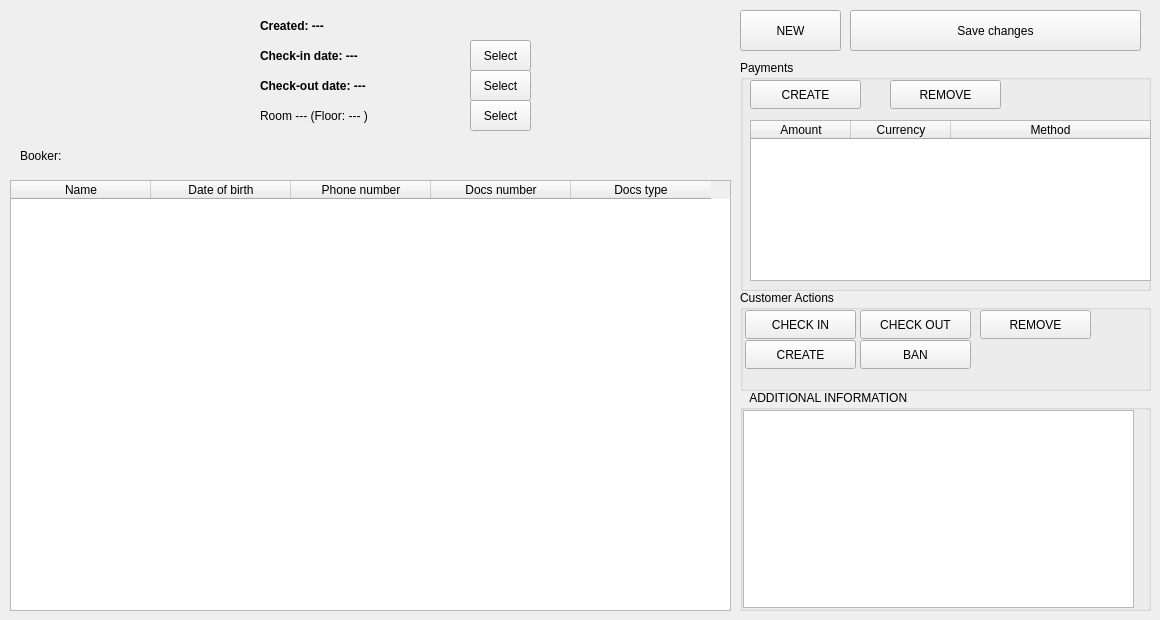
    <widget class="QWidget" name="tab">
     <attribute name="title">
      <string>Booking</string>
     </attribute>
     <widget class="QLabel" name="label">
      <property name="geometry">
       <rect>
        <x>10</x>
        <y>10</y>
        <width>241</width>
        <height>61</height>
       </rect>
      </property>
      <property name="palette">
       <palette>
        <active>
         <colorrole role="WindowText">
          <brush brushstyle="SolidPattern">
           <color alpha="255">
            <red>0</red>
            <green>0</green>
            <blue>0</blue>
           </color>
          </brush>
         </colorrole>
         <colorrole role="Button">
          <brush brushstyle="SolidPattern">
           <color alpha="0">
            <red>85</red>
            <green>0</green>
            <blue>255</blue>
           </color>
          </brush>
         </colorrole>
         <colorrole role="Light">
          <brush brushstyle="SolidPattern">
           <color alpha="0">
            <red>170</red>
            <green>127</green>
            <blue>255</blue>
           </color>
          </brush>
         </colorrole>
         <colorrole role="Midlight">
          <brush brushstyle="SolidPattern">
           <color alpha="0">
            <red>127</red>
            <green>63</green>
            <blue>255</blue>
           </color>
          </brush>
         </colorrole>
         <colorrole role="Dark">
          <brush brushstyle="SolidPattern">
           <color alpha="0">
            <red>42</red>
            <green>0</green>
            <blue>127</blue>
           </color>
          </brush>
         </colorrole>
         <colorrole role="Mid">
          <brush brushstyle="SolidPattern">
           <color alpha="0">
            <red>57</red>
            <green>0</green>
            <blue>170</blue>
           </color>
          </brush>
         </colorrole>
         <colorrole role="Text">
          <brush brushstyle="SolidPattern">
           <color alpha="255">
            <red>0</red>
            <green>0</green>
            <blue>0</blue>
           </color>
          </brush>
         </colorrole>
         <colorrole role="BrightText">
          <brush brushstyle="SolidPattern">
           <color alpha="255">
            <red>255</red>
            <green>255</green>
            <blue>255</blue>
           </color>
          </brush>
         </colorrole>
         <colorrole role="ButtonText">
          <brush brushstyle="SolidPattern">
           <color alpha="255">
            <red>0</red>
            <green>0</green>
            <blue>0</blue>
           </color>
          </brush>
         </colorrole>
         <colorrole role="Base">
          <brush brushstyle="SolidPattern">
           <color alpha="255">
            <red>255</red>
            <green>255</green>
            <blue>255</blue>
           </color>
          </brush>
         </colorrole>
         <colorrole role="Window">
          <brush brushstyle="SolidPattern">
           <color alpha="0">
            <red>85</red>
            <green>0</green>
            <blue>255</blue>
           </color>
          </brush>
         </colorrole>
         <colorrole role="Shadow">
          <brush brushstyle="SolidPattern">
           <color alpha="255">
            <red>0</red>
            <green>0</green>
            <blue>0</blue>
           </color>
          </brush>
         </colorrole>
         <colorrole role="AlternateBase">
          <brush brushstyle="SolidPattern">
           <color alpha="127">
            <red>170</red>
            <green>127</green>
            <blue>255</blue>
           </color>
          </brush>
         </colorrole>
         <colorrole role="ToolTipBase">
          <brush brushstyle="SolidPattern">
           <color alpha="255">
            <red>255</red>
            <green>255</green>
            <blue>220</blue>
           </color>
          </brush>
         </colorrole>
         <colorrole role="ToolTipText">
          <brush brushstyle="SolidPattern">
           <color alpha="255">
            <red>0</red>
            <green>0</green>
            <blue>0</blue>
           </color>
          </brush>
         </colorrole>
         <colorrole role="PlaceholderText">
          <brush brushstyle="SolidPattern">
           <color alpha="127">
            <red>0</red>
            <green>0</green>
            <blue>0</blue>
           </color>
          </brush>
         </colorrole>
         <colorrole role="Accent">
          <brush brushstyle="SolidPattern">
           <color alpha="255">
            <red>255</red>
            <green>255</green>
            <blue>255</blue>
           </color>
          </brush>
         </colorrole>
        </active>
        <inactive>
         <colorrole role="WindowText">
          <brush brushstyle="SolidPattern">
           <color alpha="255">
            <red>0</red>
            <green>0</green>
            <blue>0</blue>
           </color>
          </brush>
         </colorrole>
         <colorrole role="Button">
          <brush brushstyle="SolidPattern">
           <color alpha="0">
            <red>85</red>
            <green>0</green>
            <blue>255</blue>
           </color>
          </brush>
         </colorrole>
         <colorrole role="Light">
          <brush brushstyle="SolidPattern">
           <color alpha="0">
            <red>170</red>
            <green>127</green>
            <blue>255</blue>
           </color>
          </brush>
         </colorrole>
         <colorrole role="Midlight">
          <brush brushstyle="SolidPattern">
           <color alpha="0">
            <red>127</red>
            <green>63</green>
            <blue>255</blue>
           </color>
          </brush>
         </colorrole>
         <colorrole role="Dark">
          <brush brushstyle="SolidPattern">
           <color alpha="0">
            <red>42</red>
            <green>0</green>
            <blue>127</blue>
           </color>
          </brush>
         </colorrole>
         <colorrole role="Mid">
          <brush brushstyle="SolidPattern">
           <color alpha="0">
            <red>57</red>
            <green>0</green>
            <blue>170</blue>
           </color>
          </brush>
         </colorrole>
         <colorrole role="Text">
          <brush brushstyle="SolidPattern">
           <color alpha="255">
            <red>0</red>
            <green>0</green>
            <blue>0</blue>
           </color>
          </brush>
         </colorrole>
         <colorrole role="BrightText">
          <brush brushstyle="SolidPattern">
           <color alpha="255">
            <red>255</red>
            <green>255</green>
            <blue>255</blue>
           </color>
          </brush>
         </colorrole>
         <colorrole role="ButtonText">
          <brush brushstyle="SolidPattern">
           <color alpha="255">
            <red>0</red>
            <green>0</green>
            <blue>0</blue>
           </color>
          </brush>
         </colorrole>
         <colorrole role="Base">
          <brush brushstyle="SolidPattern">
           <color alpha="255">
            <red>255</red>
            <green>255</green>
            <blue>255</blue>
           </color>
          </brush>
         </colorrole>
         <colorrole role="Window">
          <brush brushstyle="SolidPattern">
           <color alpha="0">
            <red>85</red>
            <green>0</green>
            <blue>255</blue>
           </color>
          </brush>
         </colorrole>
         <colorrole role="Shadow">
          <brush brushstyle="SolidPattern">
           <color alpha="255">
            <red>0</red>
            <green>0</green>
            <blue>0</blue>
           </color>
          </brush>
         </colorrole>
         <colorrole role="AlternateBase">
          <brush brushstyle="SolidPattern">
           <color alpha="127">
            <red>170</red>
            <green>127</green>
            <blue>255</blue>
           </color>
          </brush>
         </colorrole>
         <colorrole role="ToolTipBase">
          <brush brushstyle="SolidPattern">
           <color alpha="255">
            <red>255</red>
            <green>255</green>
            <blue>220</blue>
           </color>
          </brush>
         </colorrole>
         <colorrole role="ToolTipText">
          <brush brushstyle="SolidPattern">
           <color alpha="255">
            <red>0</red>
            <green>0</green>
            <blue>0</blue>
           </color>
          </brush>
         </colorrole>
         <colorrole role="PlaceholderText">
          <brush brushstyle="SolidPattern">
           <color alpha="127">
            <red>0</red>
            <green>0</green>
            <blue>0</blue>
           </color>
          </brush>
         </colorrole>
         <colorrole role="Accent">
          <brush brushstyle="SolidPattern">
           <color alpha="255">
            <red>255</red>
            <green>255</green>
            <blue>255</blue>
           </color>
          </brush>
         </colorrole>
        </inactive>
        <disabled>
         <colorrole role="WindowText">
          <brush brushstyle="SolidPattern">
           <color alpha="0">
            <red>42</red>
            <green>0</green>
            <blue>127</blue>
           </color>
          </brush>
         </colorrole>
         <colorrole role="Button">
          <brush brushstyle="SolidPattern">
           <color alpha="0">
            <red>85</red>
            <green>0</green>
            <blue>255</blue>
           </color>
          </brush>
         </colorrole>
         <colorrole role="Light">
          <brush brushstyle="SolidPattern">
           <color alpha="0">
            <red>170</red>
            <green>127</green>
            <blue>255</blue>
           </color>
          </brush>
         </colorrole>
         <colorrole role="Midlight">
          <brush brushstyle="SolidPattern">
           <color alpha="0">
            <red>127</red>
            <green>63</green>
            <blue>255</blue>
           </color>
          </brush>
         </colorrole>
         <colorrole role="Dark">
          <brush brushstyle="SolidPattern">
           <color alpha="0">
            <red>42</red>
            <green>0</green>
            <blue>127</blue>
           </color>
          </brush>
         </colorrole>
         <colorrole role="Mid">
          <brush brushstyle="SolidPattern">
           <color alpha="0">
            <red>57</red>
            <green>0</green>
            <blue>170</blue>
           </color>
          </brush>
         </colorrole>
         <colorrole role="Text">
          <brush brushstyle="SolidPattern">
           <color alpha="0">
            <red>42</red>
            <green>0</green>
            <blue>127</blue>
           </color>
          </brush>
         </colorrole>
         <colorrole role="BrightText">
          <brush brushstyle="SolidPattern">
           <color alpha="255">
            <red>255</red>
            <green>255</green>
            <blue>255</blue>
           </color>
          </brush>
         </colorrole>
         <colorrole role="ButtonText">
          <brush brushstyle="SolidPattern">
           <color alpha="0">
            <red>42</red>
            <green>0</green>
            <blue>127</blue>
           </color>
          </brush>
         </colorrole>
         <colorrole role="Base">
          <brush brushstyle="SolidPattern">
           <color alpha="0">
            <red>85</red>
            <green>0</green>
            <blue>255</blue>
           </color>
          </brush>
         </colorrole>
         <colorrole role="Window">
          <brush brushstyle="SolidPattern">
           <color alpha="0">
            <red>85</red>
            <green>0</green>
            <blue>255</blue>
           </color>
          </brush>
         </colorrole>
         <colorrole role="Shadow">
          <brush brushstyle="SolidPattern">
           <color alpha="255">
            <red>0</red>
            <green>0</green>
            <blue>0</blue>
           </color>
          </brush>
         </colorrole>
         <colorrole role="AlternateBase">
          <brush brushstyle="SolidPattern">
           <color alpha="0">
            <red>85</red>
            <green>0</green>
            <blue>255</blue>
           </color>
          </brush>
         </colorrole>
         <colorrole role="ToolTipBase">
          <brush brushstyle="SolidPattern">
           <color alpha="255">
            <red>255</red>
            <green>255</green>
            <blue>220</blue>
           </color>
          </brush>
         </colorrole>
         <colorrole role="ToolTipText">
          <brush brushstyle="SolidPattern">
           <color alpha="255">
            <red>0</red>
            <green>0</green>
            <blue>0</blue>
           </color>
          </brush>
         </colorrole>
         <colorrole role="PlaceholderText">
          <brush brushstyle="SolidPattern">
           <color alpha="0">
            <red>42</red>
            <green>0</green>
            <blue>127</blue>
           </color>
          </brush>
         </colorrole>
         <colorrole role="Accent">
          <brush brushstyle="SolidPattern">
           <color alpha="0">
            <red>136</red>
            <green>76</green>
            <blue>255</blue>
           </color>
          </brush>
         </colorrole>
        </disabled>
       </palette>
      </property>
      <property name="font">
       <font>
        <family>Nirmala UI</family>
        <pointsize>25</pointsize>
       </font>
      </property>
      <property name="text">
       <string/>
      </property>
      <property name="textInteractionFlags">
       <set>Qt::TextInteractionFlag::LinksAccessibleByMouse|Qt::TextInteractionFlag::TextSelectableByMouse</set>
      </property>
     </widget>
     <widget class="QLabel" name="label_3">
      <property name="geometry">
       <rect>
        <x>20</x>
        <y>140</y>
        <width>61</width>
        <height>31</height>
       </rect>
      </property>
      <property name="text">
       <string>Booker:</string>
      </property>
     </widget>
     <widget class="QTableWidget" name="tableWidget">
      <property name="geometry">
       <rect>
        <x>10</x>
        <y>180</y>
        <width>721</width>
        <height>431</height>
       </rect>
      </property>
      <property name="sizePolicy">
       <sizepolicy hsizetype="Expanding" vsizetype="Expanding">
        <horstretch>16</horstretch>
        <verstretch>0</verstretch>
       </sizepolicy>
      </property>
      <property name="maximumSize">
       <size>
        <width>1141</width>
        <height>16777215</height>
       </size>
      </property>
      <property name="sortingEnabled">
       <bool>false</bool>
      </property>
      <property name="wordWrap">
       <bool>true</bool>
      </property>
      <property name="rowCount">
       <number>0</number>
      </property>
      <attribute name="horizontalHeaderVisible">
       <bool>true</bool>
      </attribute>
      <attribute name="horizontalHeaderCascadingSectionResizes">
       <bool>true</bool>
      </attribute>
      <attribute name="horizontalHeaderMinimumSectionSize">
       <number>80</number>
      </attribute>
      <attribute name="horizontalHeaderDefaultSectionSize">
       <number>140</number>
      </attribute>
      <attribute name="horizontalHeaderShowSortIndicator" stdset="0">
       <bool>false</bool>
      </attribute>
      <attribute name="horizontalHeaderStretchLastSection">
       <bool>false</bool>
      </attribute>
      <attribute name="verticalHeaderVisible">
       <bool>true</bool>
      </attribute>
      <attribute name="verticalHeaderCascadingSectionResizes">
       <bool>false</bool>
      </attribute>
      <attribute name="verticalHeaderStretchLastSection">
       <bool>false</bool>
      </attribute>
      <column>
       <property name="text">
        <string>Name</string>
       </property>
      </column>
      <column>
       <property name="text">
        <string>Date of birth</string>
       </property>
      </column>
      <column>
       <property name="text">
        <string>Phone number</string>
       </property>
      </column>
      <column>
       <property name="text">
        <string>Docs number</string>
       </property>
      </column>
      <column>
       <property name="text">
        <string>Docs type</string>
       </property>
      </column>
     </widget>
     <widget class="QLabel" name="label_4">
      <property name="geometry">
       <rect>
        <x>260</x>
        <y>10</y>
        <width>211</width>
        <height>31</height>
       </rect>
      </property>
      <property name="font">
       <font>
        <bold>true</bold>
       </font>
      </property>
      <property name="text">
       <string>Created: ---</string>
      </property>
     </widget>
     <widget class="QLabel" name="label_5">
      <property name="geometry">
       <rect>
        <x>260</x>
        <y>70</y>
        <width>281</width>
        <height>31</height>
       </rect>
      </property>
      <property name="font">
       <font>
        <bold>true</bold>
       </font>
      </property>
      <property name="text">
       <string>Check-out date: ---</string>
      </property>
     </widget>
     <widget class="QLabel" name="label_2">
      <property name="geometry">
       <rect>
        <x>80</x>
        <y>146</y>
        <width>651</width>
        <height>20</height>
       </rect>
      </property>
      <property name="font">
       <font>
        <italic>false</italic>
        <bold>true</bold>
        <underline>false</underline>
        <strikeout>false</strikeout>
       </font>
      </property>
      <property name="text">
       <string/>
      </property>
     </widget>
     <widget class="QGroupBox" name="groupBox">
      <property name="geometry">
       <rect>
        <x>740</x>
        <y>290</y>
        <width>411</width>
        <height>101</height>
       </rect>
      </property>
      <property name="title">
       <string>Customer Actions</string>
      </property>
      <widget class="QPushButton" name="pushButton_2">
       <property name="geometry">
        <rect>
         <x>5</x>
         <y>20</y>
         <width>111</width>
         <height>29</height>
        </rect>
       </property>
       <property name="text">
        <string>CHECK IN</string>
       </property>
      </widget>
      <widget class="QPushButton" name="pushButton_3">
       <property name="geometry">
        <rect>
         <x>120</x>
         <y>20</y>
         <width>111</width>
         <height>29</height>
        </rect>
       </property>
       <property name="text">
        <string>CHECK OUT</string>
       </property>
      </widget>
      <widget class="QPushButton" name="pushButton_4">
       <property name="geometry">
        <rect>
         <x>240</x>
         <y>20</y>
         <width>111</width>
         <height>29</height>
        </rect>
       </property>
       <property name="text">
        <string>REMOVE</string>
       </property>
      </widget>
      <widget class="QPushButton" name="pushButton_5">
       <property name="geometry">
        <rect>
         <x>5</x>
         <y>50</y>
         <width>111</width>
         <height>29</height>
        </rect>
       </property>
       <property name="text">
        <string>CREATE</string>
       </property>
      </widget>
      <widget class="QPushButton" name="pushButton_6">
       <property name="geometry">
        <rect>
         <x>120</x>
         <y>50</y>
         <width>111</width>
         <height>29</height>
        </rect>
       </property>
       <property name="text">
        <string>BAN</string>
       </property>
      </widget>
     </widget>
     <widget class="QPushButton" name="pushButton">
      <property name="geometry">
       <rect>
        <x>850</x>
        <y>10</y>
        <width>291</width>
        <height>41</height>
       </rect>
      </property>
      <property name="text">
       <string>Save changes</string>
      </property>
     </widget>
     <widget class="QLabel" name="label_7">
      <property name="geometry">
       <rect>
        <x>260</x>
        <y>40</y>
        <width>281</width>
        <height>31</height>
       </rect>
      </property>
      <property name="font">
       <font>
        <bold>true</bold>
       </font>
      </property>
      <property name="text">
       <string>Check-in date: ---</string>
      </property>
     </widget>
     <widget class="QGroupBox" name="groupBox_2">
      <property name="geometry">
       <rect>
        <x>740</x>
        <y>390</y>
        <width>411</width>
        <height>221</height>
       </rect>
      </property>
      <property name="title">
       <string>   ADDITIONAL INFORMATION</string>
      </property>
      <widget class="QTextEdit" name="textEdit">
       <property name="geometry">
        <rect>
         <x>3</x>
         <y>20</y>
         <width>391</width>
         <height>198</height>
        </rect>
       </property>
      </widget>
     </widget>
     <widget class="QGroupBox" name="groupBox_3">
      <property name="geometry">
       <rect>
        <x>740</x>
        <y>60</y>
        <width>411</width>
        <height>231</height>
       </rect>
      </property>
      <property name="title">
       <string>Payments</string>
      </property>
      <widget class="QTableWidget" name="tableWidget_2">
       <property name="geometry">
        <rect>
         <x>10</x>
         <y>60</y>
         <width>401</width>
         <height>161</height>
        </rect>
       </property>
       <property name="rowCount">
        <number>0</number>
       </property>
       <attribute name="horizontalHeaderStretchLastSection">
        <bool>true</bool>
       </attribute>
       <column>
        <property name="text">
         <string>Amount</string>
        </property>
       </column>
       <column>
        <property name="text">
         <string>Currency</string>
        </property>
       </column>
       <column>
        <property name="text">
         <string>Method</string>
        </property>
       </column>
      </widget>
      <widget class="QPushButton" name="pushButton_8">
       <property name="geometry">
        <rect>
         <x>10</x>
         <y>20</y>
         <width>111</width>
         <height>29</height>
        </rect>
       </property>
       <property name="text">
        <string>CREATE</string>
       </property>
      </widget>
      <widget class="QPushButton" name="pushButton_9">
       <property name="geometry">
        <rect>
         <x>150</x>
         <y>20</y>
         <width>111</width>
         <height>29</height>
        </rect>
       </property>
       <property name="text">
        <string>REMOVE</string>
       </property>
      </widget>
     </widget>
     <widget class="QLabel" name="label_10">
      <property name="geometry">
       <rect>
        <x>260</x>
        <y>100</y>
        <width>281</width>
        <height>31</height>
       </rect>
      </property>
      <property name="text">
       <string>Room --- (Floor: --- )</string>
      </property>
     </widget>
     <widget class="QPushButton" name="pushButton_7">
      <property name="geometry">
       <rect>
        <x>740</x>
        <y>10</y>
        <width>101</width>
        <height>41</height>
       </rect>
      </property>
      <property name="text">
       <string>NEW</string>
      </property>
     </widget>
     <widget class="QPushButton" name="pushButton_10">
      <property name="geometry">
       <rect>
        <x>470</x>
        <y>100</y>
        <width>61</width>
        <height>31</height>
       </rect>
      </property>
      <property name="text">
       <string>Select</string>
      </property>
     </widget>
     <widget class="QPushButton" name="pushButton_11">
      <property name="geometry">
       <rect>
        <x>470</x>
        <y>40</y>
        <width>61</width>
        <height>31</height>
       </rect>
      </property>
      <property name="text">
       <string>Select</string>
      </property>
     </widget>
     <widget class="QPushButton" name="pushButton_12">
      <property name="geometry">
       <rect>
        <x>470</x>
        <y>70</y>
        <width>61</width>
        <height>31</height>
       </rect>
      </property>
      <property name="text">
       <string>Select</string>
      </property>
     </widget>
    </widget>
